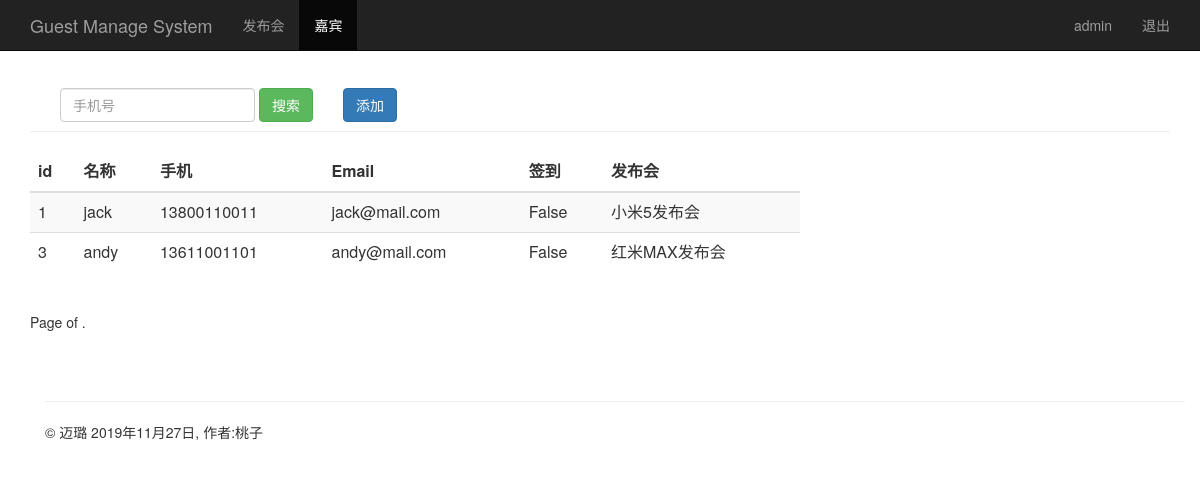
Screenshot of /search_phone/ (signed in) with the database file from the repository.
### sign/models.py (models this page shows, shortened)
class Guest(models.Model):
    event = models.ForeignKey(Event,on_delete=models.CASCADE)           # 关联发布会id
    realname = models.CharField(max_length=64)                          # 姓名
    phone = models.CharField(max_length=16)                             # 手机号
    email = models.EmailField()                                         # 邮箱
    sign = models.BooleanField()                                        # 签到状态
    create_time = models.DateTimeField(auto_now=True)                   # 创建时间（自动获取当前时间）
    class Meta:
        unique_together = ("event","phone")

class Event(models.Model):
    name = models.CharField(max_length=100)                 # 发布会标题
    limit = models.IntegerField()                           # 参加人数
    status = models.BooleanField()                          # 状态
    address = models.CharField(max_length=200)              # 地址
    start_time = models.DateTimeField('events time')        # 发布会时间
    create_time = models.DateTimeField(auto_now = True)     # 创建时间（自动获取当前时间）
    def __str__(self):
        return self.name

### sign/views.py (the view)
# urls.py: url(r'^search_phone/$',views.search_phone),  # 添加 search_phone/ 的路由
@login_required
def search_phone(request):
    username = request.session.get('user','')
    search_phone = request.GET.get("phone","")
    guest_list = Guest.objects.filter(phone__contains=search_phone)
    return render(request,"guest_manage.html",{"user":username,"guests":guest_list})

### sign/templates/guest_manage.html (shortened to what this page needs)
{% extends "base.html" %}
{% block content %}
      <nav class="navbar navbar-inverse navbar-fixed-top">
        <div class="container">
          <div class="navbar-header">
            <a class="navbar-brand" href="/guest_manage/">Guest Manage System</a>
          </div>
          <div id="navbar" class="collapse navbar-collapse">
            <ul class="nav navbar-nav">
              <li><a href="/event_manage/">发布会</a></li>
              <li class="active"><a href="#about">嘉宾</a></li>
            </ul>
            <ul class="nav navbar-nav navbar-right">
             <li><a href="#">{{user}}</a></li>
             <li><a href="/logout/">退出</a></li>
           </ul>
          </div>
        </div>
      </nav>
      <div class="container theme-showcase" role="main">
        <div class="page-header" style="margin-top: 80px;">
          <div id="navbar" class="navbar-collapse collapse" style="float:left;">
            <form class="navbar-form" method="get" action="/search_phone/">
              <div class="form-group">
                <input name="phone" type="text" placeholder="手机号" class="form-control">
              </div>
              <button type="submit" class="btn btn-success">搜索</button>
            </form>
          </div>
          <div "float:right;">
            <button type="submit" class="btn btn-primary" onclick="window.location.href='/add_guest/'" style="margin-top: 8px;">添加</button>
          </div>
        </div>
        <div class="row">
          <div class="col-md-6" style="width: 800px;">
            <table class="table table-striped">
              <thead>
                <tr>
                  <th>id</th>
                  <th>名称</th>
                  <th>手机</th>
                  <th>Email</th>
                  <th>签到</th>
                  <th>发布会</th>
                </tr>
              </thead>
              <tbody>
                {% for guest in guests %}
                  <tr>
                    <td>{{ guest.id }}</td>
                    <td>{{ guest.realname }}</td>
                    <td>{{ guest.phone }}</td>
                    <td>{{ guest.email }}</td>
                    <td>{{ guest.sign }}</td>
                    <td>{{ guest.event }}</td>
                  </tr>
               {% endfor %}
              </tbody>
            </table>
          </div>
        </div>
    <div class="pagination">
        <span class="step-links">
            <span class="current">
                Page {{guests.number}} of {{guests.paginator.num_pages}}.
            </span>
        </span>
    </div>
{% endblock %}

### rows the page displays
Guest: id "1", realname "jack", phone "13800110011", email "jack@mail.com", sign "False", event "小米5发布会"
Guest: id "3", realname "andy", phone "13611001101", email "andy@mail.com", sign "False", event "红米MAX发布会"

### other values shown
{{ user }} "admin"
